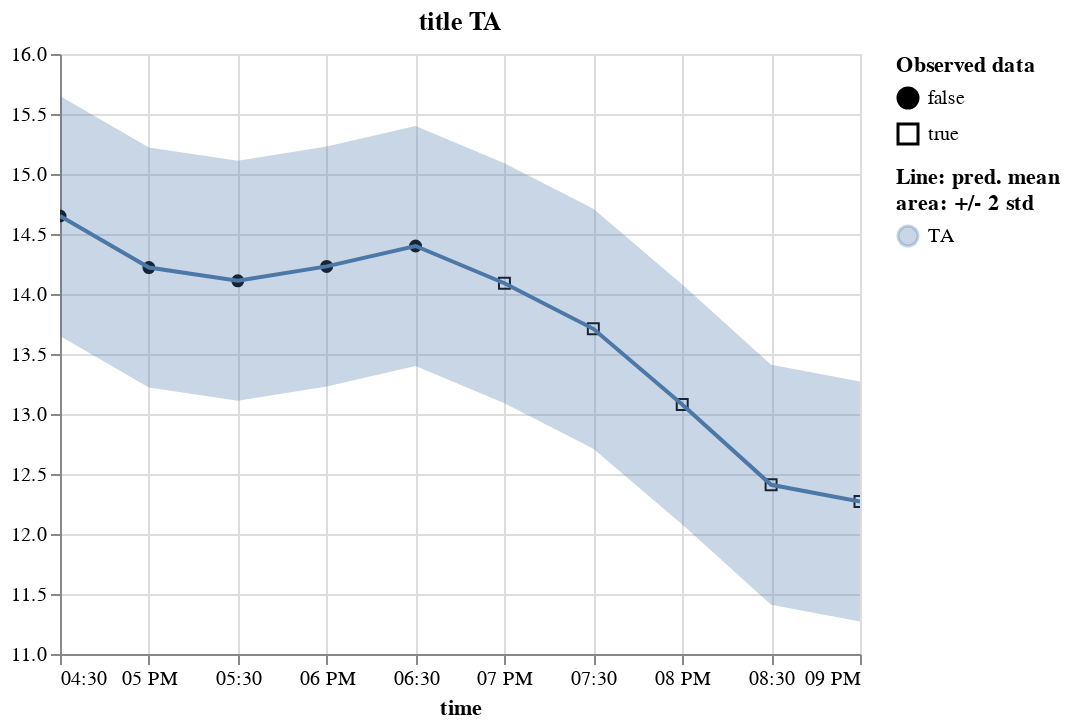

Notebook cell for this chart:
### Code cell
plot_variable(m_df.tidy().assign(std=.5), "TA", title="title TA", error=True)

### Figure 1 — Vega-Lite specification as saved in the notebook (floating-point values rounded to 4 significant figures)
{"config": {"view": {"continuousWidth": 400, "continuousHeight": 300}}, "layer": [{"mark": {"type": "point", "color": "black", "fillOpacity": 1, "strokeWidth": 1}, "encoding": {"fill": {"field": "is_present", "legend": {"title": ["Observed data"]}, "scale": {"range": ["black", "#ffffff00"]}, "type": "nominal"}, "shape": {"field": "is_present", "type": "nominal"}, "x": {"field": "time", "type": "temporal"}, "y": {"field": "value", "scale": {"zero": false}, "title": "", "type": "quantitative"}}}, {"layer": [{"mark": "errorband", "encoding": {"color": {"field": "variable", "legend": {"title": ["Line: pred. mean", "area: +/- 2 std"]}, "type": "nominal"}, "x": {"field": "time", "type": "temporal"}, "y": {"field": "err_low", "scale": {"zero": false}, "title": "", "type": "quantitative"}, "y2": {"field": "err_high"}}, "name": "view_2"}, {"mark": "line", "encoding": {"color": {"field": "variable", "type": "nominal"}, "x": {"field": "time", "type": "temporal"}, "y": {"field": "value", "scale": {"zero": false}, "title": "", "type": "quantitative"}}}]}], "data": {"name": "data-fd216a9f02cde58db5f8d533d8c02952"}, "params": [{"name": "param_7", "select": {"type": "interval"}, "bind": "scales", "views": ["view_2"]}], "title": "title TA", "$schema": "https://vega.github.io/schema/vega-lite/v5.2.0.json", "datasets": {"data-fd216a9f02cde58db5f8d533d8c02952": [{"time": "2000-06-15T16:30:00", "variable": "TA", "value": 14.65, "is_present": false, "std": 0.5, "err_low": 13.65, "err_high": 15.65}, {"time": "2000-06-15T17:00:00", "variable": "TA", "value": 14.22, "is_present": false, "std": 0.5, "err_low": 13.22, "err_high": 15.22}, {"time": "2000-06-15T17:30:00", "variable": "TA", "value": 14.11, "is_present": false, "std": 0.5, "err_low": 13.11, "err_high": 15.11}, {"time": "2000-06-15T18:00:00", "variable": "TA", "value": 14.23, "is_present": false, "std": 0.5, "err_low": 13.23, "err_high": 15.23}, {"time": "2000-06-15T18:30:00", "variable": "TA", "value": 14.4, "is_present": false, "std": 0.5, "err_low": 13.4, "err_high": 15.4}, {"time": "2000-06-15T19:00:00", "variable": "TA", "value": 14.09, "is_present": true, "std": 0.5, "err_low": 13.09, "err_high": 15.09}, {"time": "2000-06-15T19:30:00", "variable": "TA", "value": 13.71, "is_present": true, "std": 0.5, "err_low": 12.71, "err_high": 14.71}, {"time": "2000-06-15T20:00:00", "variable": "TA", "value": 13.08, "is_present": true, "std": 0.5, "err_low": 12.08, "err_high": 14.08}, {"time": "2000-06-15T20:30:00", "variable": "TA", "value": 12.41, "is_present": true, "std": 0.5, "err_low": 11.41, "err_high": 13.41}, {"time": "2000-06-15T21:00:00", "variable": "TA", "value": 12.27, "is_present": true, "std": 0.5, "err_low": 11.27, "err_high": 13.27}]}}
